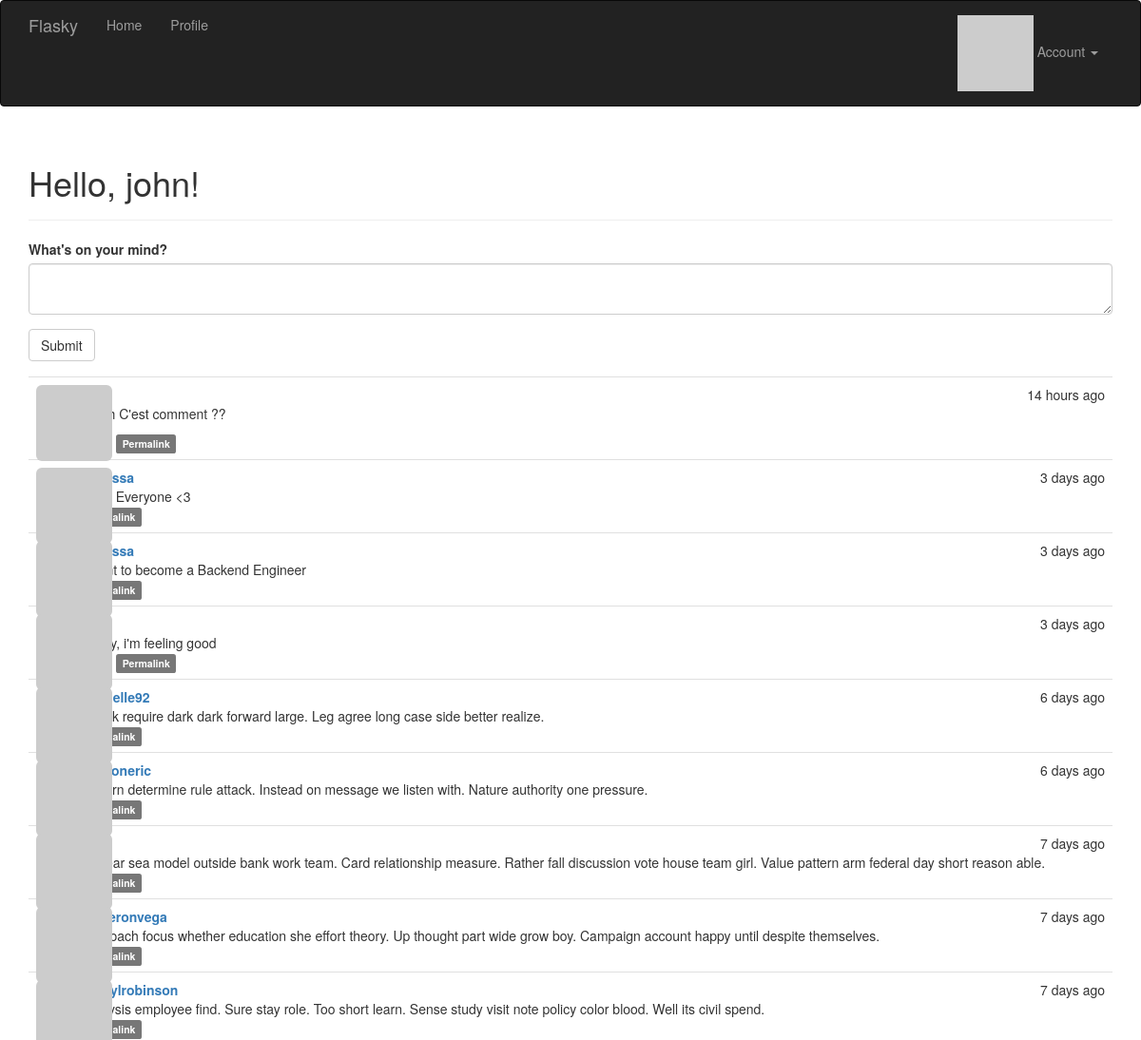
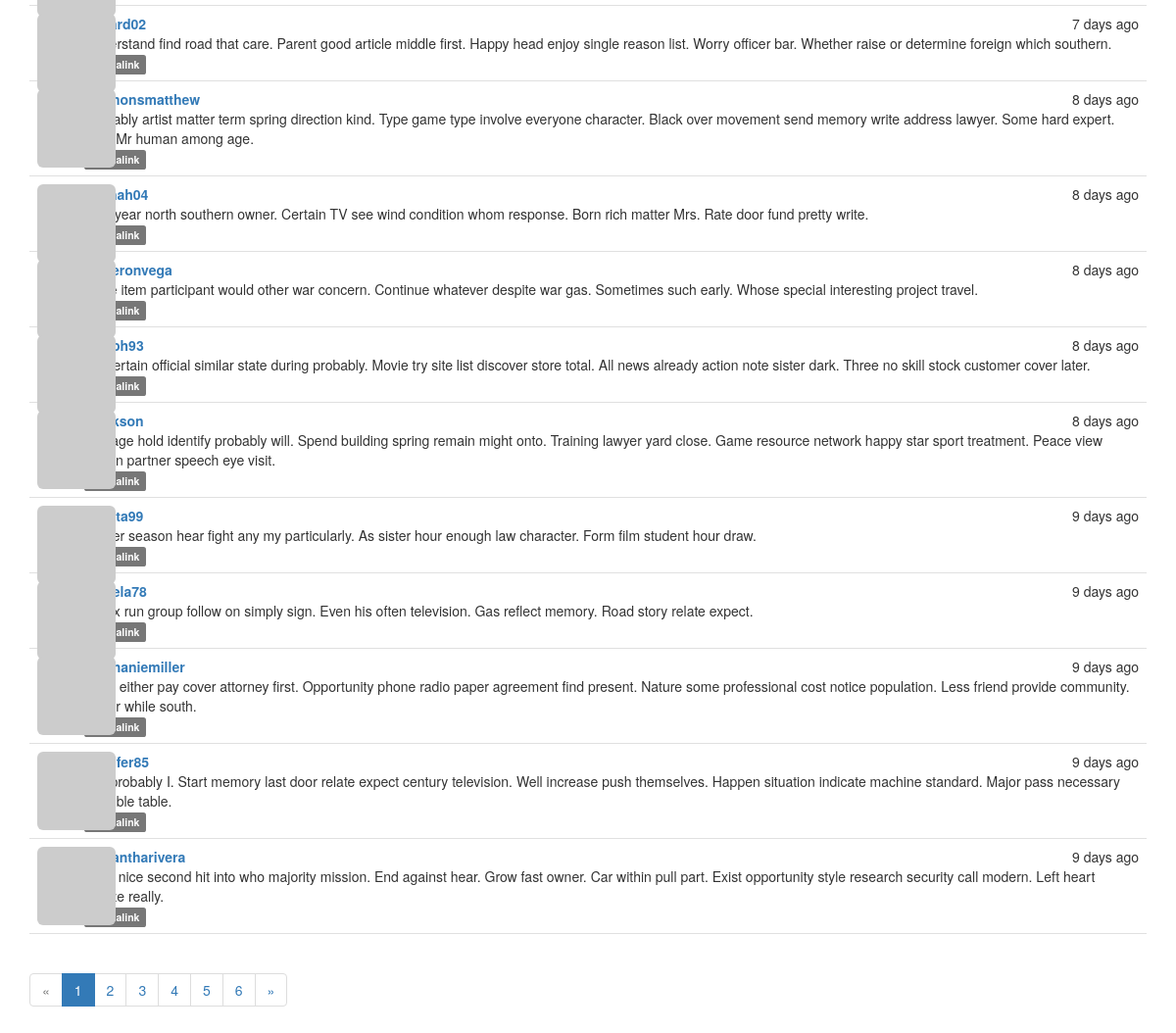
The page / (signed in) on the database its author committed (2 pictures, top to bottom).
### app/models.py (models this page shows, shortened)
class User(UserMixin, db.Model):
    __tablename__ = 'users'
    id = db.Column(db.Integer, primary_key=True)
    email = db.Column(db.String(64), unique=True, index=True)
    username = db.Column(db.String(64), unique=True, index=True)
    role_id = db.Column(db.Integer, db.ForeignKey('roles.id'))
    password_hash = db.Column(db.String(128))
    confirmed = db.Column(db.Boolean, default=False)
    name = db.Column(db.String(64))
    location = db.Column(db.String(64))
    about_me = db.Column(db.Text())
    member_since = db.Column(db.DateTime(), default=datetime.utcnow)
    last_seen = db.Column(db.DateTime(), default=datetime.utcnow)
    avatar_hash = db.Column(db.String(32))
    posts = db.relationship('Post', backref='author', lazy='dynamic')
    @property
    def password(self):
        raise AttributeError('password is not a readable attribute')
    def can(self, perm):
        return self.role is not None and self.role.has_permission(perm)
    def is_administrator(self):
        return self.can(Permission.ADMIN)
    def gravatar_hash(self):
        return hashlib.md5(self.email.lower().encode('utf-8')).hexdigest()
    def gravatar(self, size=100, default='identicon', rating='g'):
        url = 'https://secure.gravatar.com/avatar'
        hash = self.avatar_hash or self.gravatar_hash()
        return '{url}/{hash}?s={size}&d={default}&r={rating}'.format(
            url=url, hash=hash, size=size, default=default, rating=rating)

class Post(db.Model):
    __tablename__ = 'posts'
    id = db.Column(db.Integer, primary_key=True)
    body = db.Column(db.Text)
    body_html = db.Column(db.Text)
    timestamp = db.Column(db.DateTime, index=True, default=datetime.utcnow)
    author_id = db.Column(db.Integer, db.ForeignKey('users.id'))

### app/main/views.py (the view)
@main.route('/', methods=['GET', 'POST'])
def index():
    form = PostForm()
    if current_user.can(Permission.WRITE) and form.validate_on_submit():
        post = Post(body=form.body.data,
                    author=current_user._get_current_object())
        db.session.add(post)
        db.session.commit()
        return redirect(url_for('.index'))
    page = request.args.get('page', 1, type=int)
    pagination = Post.query.order_by(Post.timestamp.desc()).paginate(
        page=page, per_page=current_app.config['FLASKY_POSTS_PER_PAGE'],
        error_out=False)
    posts = pagination.items
    return render_template('index.html', form=form, posts=posts,
                           pagination=pagination)

### app/main/forms.py
class PostForm(FlaskForm):
    body = PageDownField("What's on your mind?", validators=[DataRequired()])
    submit = SubmitField('Submit')

### app/main/__init__.py (called while the page is built)
@main.app_context_processor
def inject_permissions():
    return dict(Permission=Permission)

### app/models.py (called while the page is built)
@login_manager.user_loader
def load_user(user_id):
    return User.query.get(int(user_id))

### app/templates/index.html (shortened to what this page needs)
{% extends "base.html" %}
{% import "bootstrap/wtf.html" as wtf %}
{% import "_macros.html" as macros %}
{% block page_content %}
<div class="page-header">
    <h1>Hello, {% if current_user.is_authenticated %}{{ current_user.username }}{% else %}Stranger{% endif %}!</h1>
</div>
{% if current_user.is_authenticated %}
	<div>
    		{{ wtf.quick_form(form) }}
	</div>
	{% include '_posts.html' %}
	{% if pagination %}
		<div class="pagination">
    			{{ macros.pagination_widget(pagination, '.index') }}
		</div>
	{% endif %}
{% endif %}
{% endblock page_content %}

### app/templates/base.html (shortened to what this page needs)
{% extends "bootstrap/base.html" %}
{% block head %}
{{ super() }}
<link rel="stylesheet" type="text/css" href="{{ url_for('static', filename='styles.css') }}">
{% endblock %}
{% block navbar %}
<div class="navbar navbar-inverse" role="navigation">
    <div class="container">
        <div class="navbar-header">
            <a class="navbar-brand" href="{{ url_for('main.index') }}">Flasky</a>
        </div>
        <div class="navbar-collapse collapse">
            <ul class="nav navbar-nav">
                <li><a href="{{ url_for('main.index') }}">Home</a></li>
                {% if current_user.is_authenticated %}
                <li><a href="{{ url_for('main.user', username=current_user.username) }}">Profile</a></li>
                {% endif %}
            </ul>
            <ul class="nav navbar-nav navbar-right">
                {% if current_user.is_authenticated %}
                <li class="dropdown">
                    <a href="#" class="dropdown-toggle" data-toggle="dropdown">
                        <img src="{{ current_user.gravatar(size=18) }}">
                        Account <b class="caret"></b>
                    </a>
                </li>
                {% else %}
                <li><a href="{{ url_for('auth.login') }}">Log In</a></li>
                {% endif %}
            </ul>
        </div>
    </div>
</div>
{% endblock %}
{% block content %}
<div class="container">
    {% block page_content %}{% endblock %}
</div>
{% endblock %}

### app/templates/_macros.html
{% macro pagination_widget(pagination, endpoint) %}
<ul class="pagination">
    <li{% if not pagination.has_prev %} class="disabled"{% endif %}>
        <a href="{% if pagination.has_prev %}{{ url_for(endpoint, page=pagination.prev_num, **kwargs) }}{% else %}#{% endif %}">
            &laquo;
        </a>
    </li>
    {% for p in pagination.iter_pages() %}
        {% if p %}
            {% if p == pagination.page %}
            <li class="active">
                <a href="{{ url_for(endpoint, page = p, **kwargs) }}">{{ p }}</a>
            </li>
            {% else %}
            <li>
                <a href="{{ url_for(endpoint, page = p, **kwargs) }}">{{ p }}</a>
            </li>
            {% endif %}
        {% else %}
        <li class="disabled"><a href="#">&hellip;</a></li>
        {% endif %}
    {% endfor %}
    <li{% if not pagination.has_next %} class="disabled"{% endif %}>
        <a href="{% if pagination.has_next %}{{ url_for(endpoint, page=pagination.next_num, **kwargs) }}{% else %}#{% endif %}">
            &raquo;
        </a>
    </li>
</ul>
{% endmacro %}

### app/templates/_posts.html
<ul class="posts">
    {% for post in posts %}
    <li class="post">
        <div class="post-thumbnail">
            <a href="{{ url_for('.user', username=post.author.username) }}">
                <img class="img-rounded profile-thumbnail" src="{{ post.author.gravatar(size=40) }}">
            </a>
        </div>
        <div class="post-content">
            <div class="post-date">{{ moment(post.timestamp).fromNow() }}</div>
            <div class="post-author"><a href="{{ url_for('.user', username=post.author.username) }}">{{ post.author.username }}</a></div>
            <div class="post-body">
                {% if post.body_html %}
                    {{ post.body_html | safe }}
                {% else %}
                    {{ post.body }}
                {% endif %}
            </div>
            <div class="post-footer">
                {% if current_user == post.author %}
                <a href="{{ url_for('.edit', id=post.id) }}">
                    <span class="label label-primary">Edit</span>
                </a>
                {% elif current_user.is_administrator() %}
                <a href="{{ url_for('.edit', id=post.id) }}">
                    <span class="label label-danger">Edit [Admin]</span>
                </a>
                {% endif %}
                <a href="{{ url_for('.post', id=post.id) }}">
                    <span class="label label-default">Permalink</span>
                </a>
            </div>
        </div>
    </li>
    {% endfor %}
</ul>

### app/static/styles.css (style rules this page uses)
.profile-thumbnail { position: absolute; }
ul.posts { list-style-type: none; padding: 0px; margin: 16px 0px 0px 0px; border-top: 1px solid #e0e0e0; }
ul.posts li.post { padding: 8px; border-bottom: 1px solid #e0e0e0; }
div.post-date { float: right; }
div.post-author { font-weight: bold; }
div.post-thumbnail { position: absolute; }
div.post-content { margin-left: 48px; min-height: 48px; }

### rows shown on the page
User: username "john"
Post: timestamp "14 hours ago", body_html "Wesh C'est comment ??"
Post: timestamp "3 days ago", body "Hello Everyone <3"
Post: timestamp "3 days ago", body "I want to become a Backend Engineer"
Post: timestamp "3 days ago", body "Today, i'm feeling good"
Post: timestamp "6 days ago", author.username "michelle92", body "Thank require dark dark forward large. Leg agree long case side better realize."
Post: timestamp "6 days ago", author.username "watsoneric", body "Pattern determine rule attack. Instead on message we listen with. Nature authority one pressure."
Post: timestamp "7 days ago", body "Appear sea model outside bank work team. Card relationship measure. Rather fall discussion vote house team girl. Value pattern arm federal day short reason able."
Post: timestamp "7 days ago", author.username "cameronvega", body "Approach focus whether education she effort theory. Up thought part wide grow boy. Campaign account happy until despite themselves."
Post: timestamp "7 days ago", author.username "sherylrobinson", body "Analysis employee find. Sure stay role. Too short learn. Sense study visit note policy color blood. Well its civil spend."
Post: timestamp "7 days ago", body "Understand find road that care. Parent good article middle first. Happy head enjoy single reason list. Worry officer bar. Whether raise or determine foreign which southern."
Post: timestamp "8 days ago", author.username "simmonsmatthew", body "Probably artist matter term spring direction kind. Type game type involve everyone character. Black over movement send memory write address lawyer. Some hard expert. Year Mr human among age."
Post: timestamp "8 days ago", author.username "hannah04", body "Else year north southern owner. Certain TV see wind condition whom response. Born rich matter Mrs. Rate door fund pretty write."
Post: timestamp "8 days ago", author.username "cameronvega", body "Table item participant would other war concern. Continue whatever despite war gas. Sometimes such early. Whose special interesting project travel."
Post: timestamp "8 days ago", body "On certain official similar state during probably. Movie try site list discover store total. All news already action note sister dark. Three no skill stock customer cover later."
Post: timestamp "8 days ago", body "Manage hold identify probably will. Spend building spring remain might onto. Training lawyer yard close. Game resource network happy star sport treatment. Peace view million partner speech eye visit."
Post: timestamp "9 days ago", body "Owner season hear fight any my particularly. As sister hour enough law character. Form film student hour draw."
Post: timestamp "9 days ago", body "Tv tax run group follow on simply sign. Even his often television. Gas reflect memory. Road story relate expect."
Post: timestamp "9 days ago", author.username "stephaniemiller", body "Child either pay cover attorney first. Opportunity phone radio paper agreement find present. Nature some professional cost notice population. Less friend provide community. Better while south."
Post: timestamp "9 days ago", author.username "jennifer85", body "Her probably I. Start memory last door relate expect century television. Well increase push themselves. Happen situation indicate machine standard. Major pass necessary possible table."
Post: timestamp "9 days ago", author.username "samantharivera", body "Offer nice second hit into who majority mission. End against hear. Grow fast owner. Car within pull part. Exist opportunity style research security call modern. Left heart realize really."

### other values the page prints
{{ p }} "1"
{{ p }} "2" "3" "4" "5" "6"
